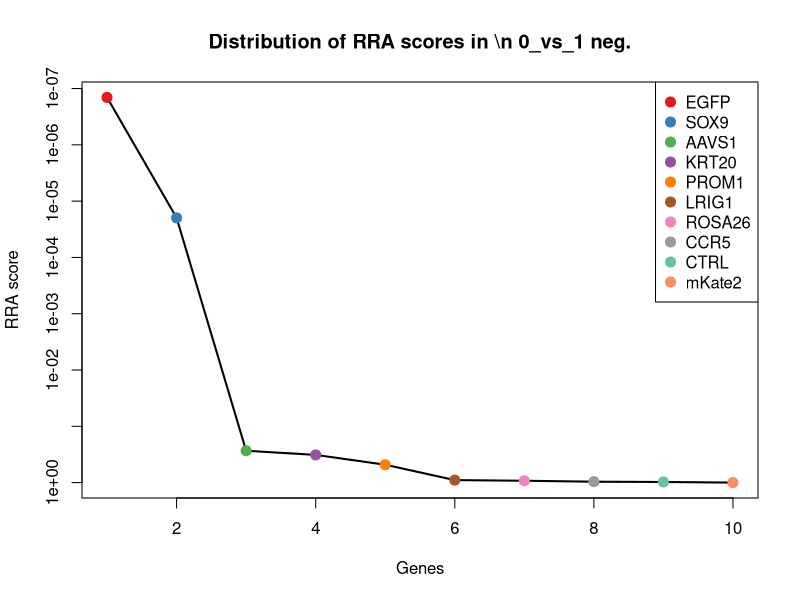
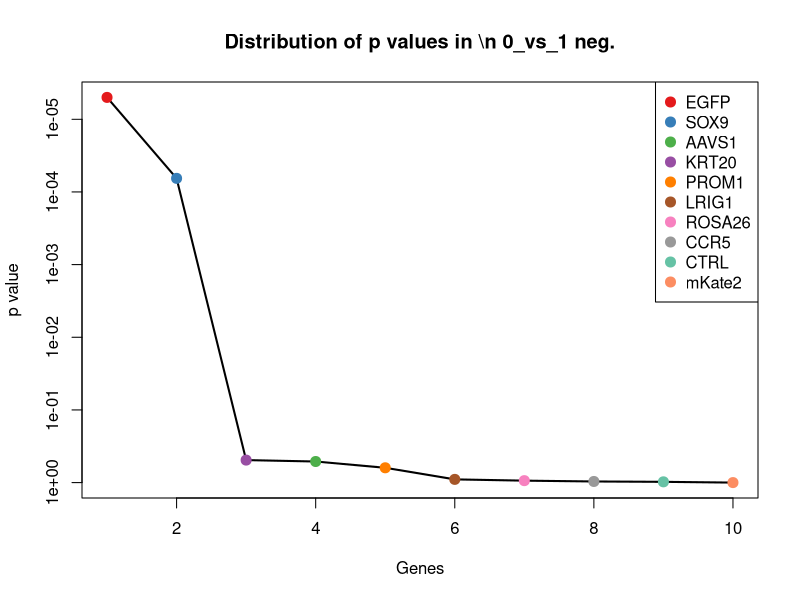
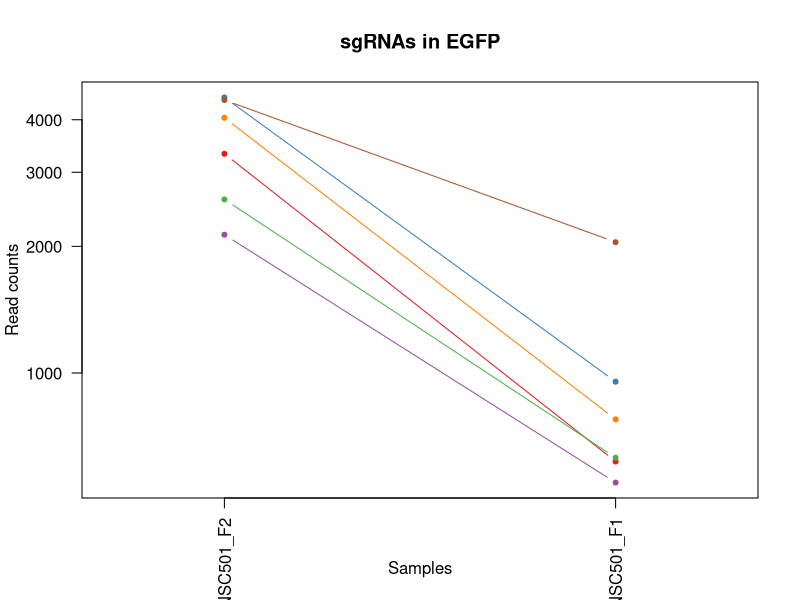
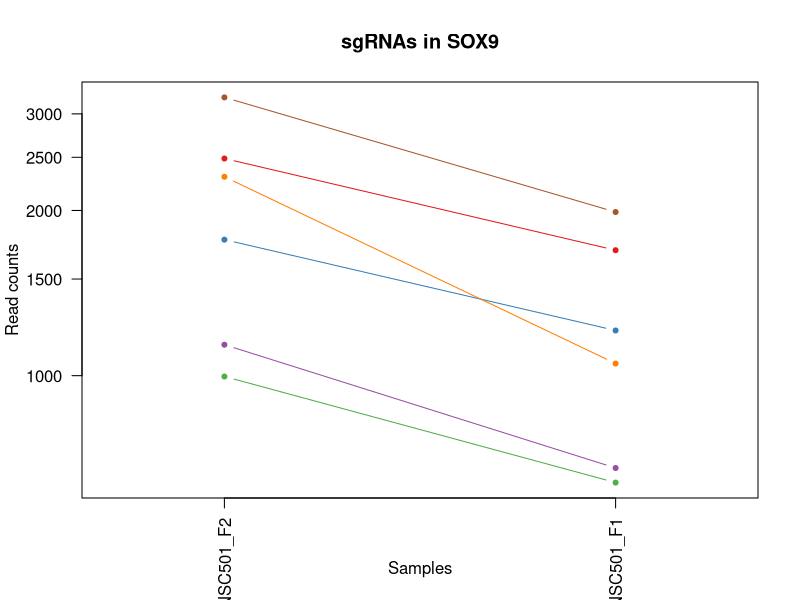
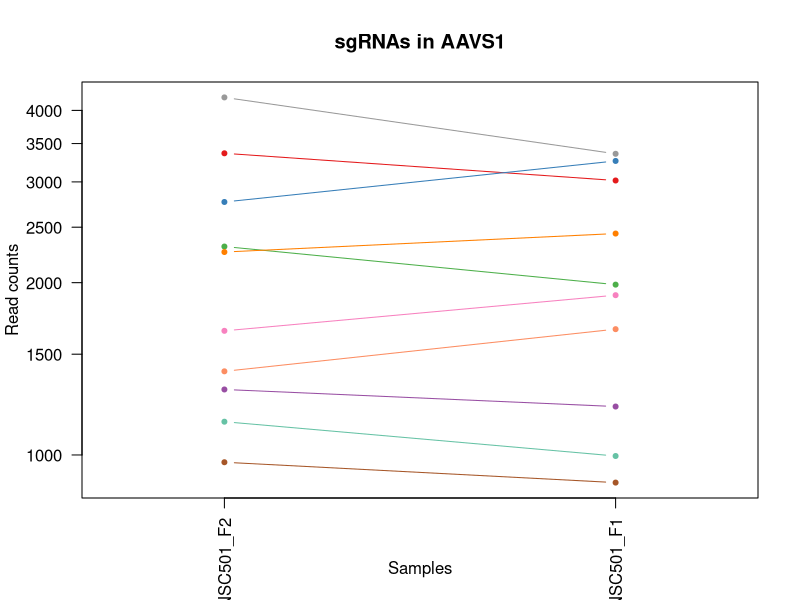
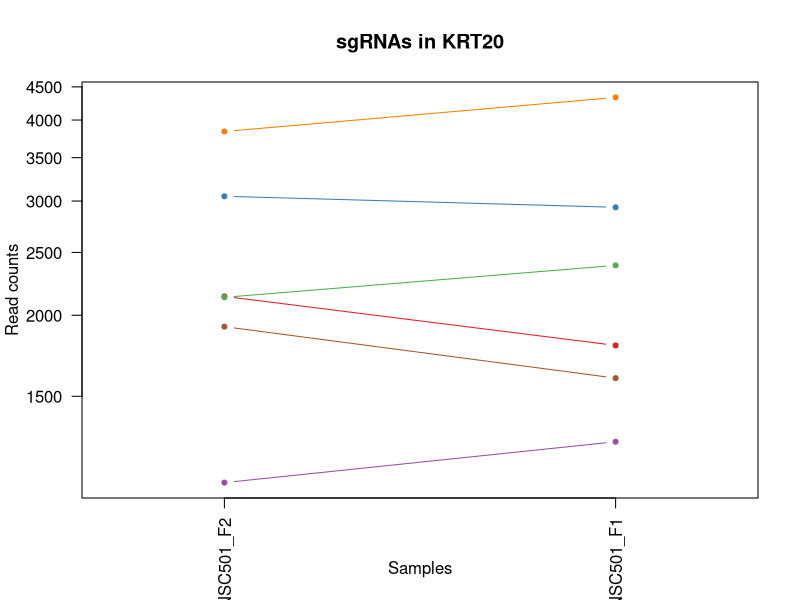
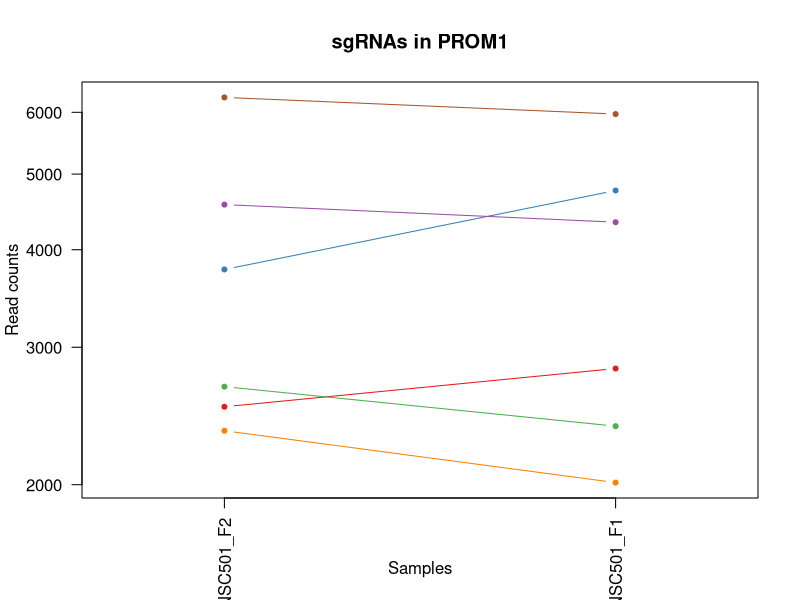
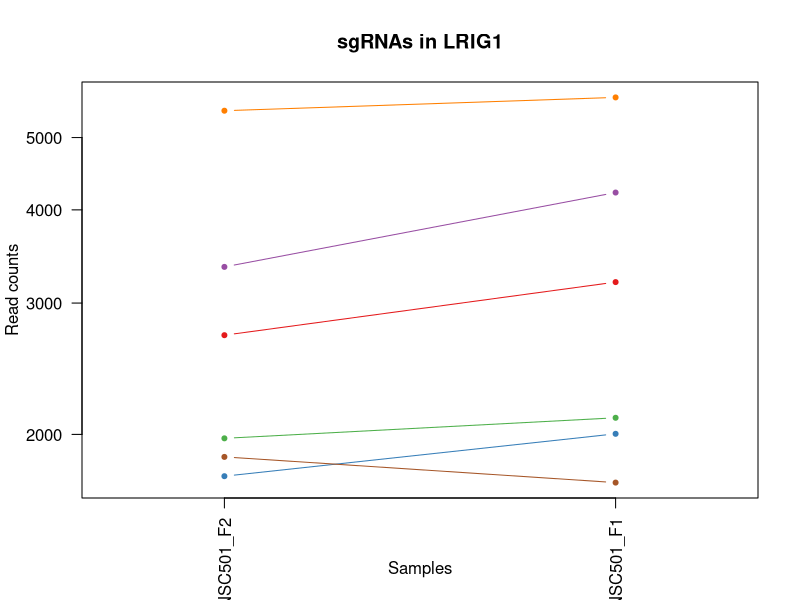

R code for these plots, in order: (Note: this script raises an error after producing the figures.)
pdf(file='S1A_c1_t0.pdf',width=4.5,height=4.5);
gstable=read.table('S1A_c1_t0.gene_summary.txt',header=T)
# 
#
# parameters
# Do not modify the variables beginning with "__"

# gstablename='__GENE_SUMMARY_FILE__'
startindex=3
# outputfile='__OUTPUT_FILE__'
targetgenelist=c("EGFP","SOX9","AAVS1","KRT20","PROM1","LRIG1","ROSA26","CCR5","CTRL","mKate2")
# samplelabel=sub('.\\w+.\\w+$','',colnames(gstable)[startindex]);
samplelabel='0_vs_1 neg.'


# You need to write some codes in front of this code:
# gstable=read.table(gstablename,header=T)
# pdf(file=outputfile,width=6,height=6)


# set up color using RColorBrewer
#library(RColorBrewer)
#colors <- brewer.pal(length(targetgenelist), "Set1")

colors=c( "#E41A1C", "#377EB8", "#4DAF4A", "#984EA3", "#FF7F00",  "#A65628", "#F781BF",
          "#999999", "#66C2A5", "#FC8D62", "#8DA0CB", "#E78AC3", "#A6D854", "#FFD92F", "#E5C494", "#B3B3B3", 
          "#8DD3C7", "#FFFFB3", "#BEBADA", "#FB8072", "#80B1D3", "#FDB462", "#B3DE69", "#FCCDE5",
          "#D9D9D9", "#BC80BD", "#CCEBC5", "#FFED6F")

######
# function definition

plotrankedvalues<-function(val, tglist, ...){
  
  plot(val,log='y',ylim=c(max(val),min(val)),type='l',lwd=2, ...)
  if(length(tglist)>0){
    for(i in 1:length(tglist)){
      targetgene=tglist[i];
      tx=which(names(val)==targetgene);ty=val[targetgene];
      points(tx,ty,col=colors[(i %% length(colors)) ],cex=2,pch=20)
      # text(tx+50,ty,targetgene,col=colors[i])
    }
    legend('topright',tglist,pch=20,pt.cex = 2,cex=1,col=colors)
  }
}



plotrandvalues<-function(val,targetgenelist, ...){
  # choose the one with the best distance distribution
  
  mindiffvalue=0;
  randval=val;
  for(i in 1:20){
    randval0=sample(val)
    vindex=sort(which(names(randval0) %in% targetgenelist))
    if(max(vindex)>0.9*length(val)){
      # print('pass...')
      next;
    }
    mindiffind=min(diff(vindex));
    if (mindiffind > mindiffvalue){
      mindiffvalue=mindiffind;
      randval=randval0;
      # print(paste('Diff: ',mindiffvalue))
    }
  }
  plot(randval,log='y',ylim=c(max(randval),min(randval)),pch=20,col='grey', ...)
  
  if(length(targetgenelist)>0){
    for(i in 1:length(targetgenelist)){
      targetgene=targetgenelist[i];
      tx=which(names(randval)==targetgene);ty=randval[targetgene];
      points(tx,ty,col=colors[(i %% length(colors)) ],cex=2,pch=20)
      text(tx+50,ty,targetgene,col=colors[i])
    }
  }
  
}




# set.seed(1235)



pvec=gstable[,startindex]
names(pvec)=gstable[,'id']
pvec=sort(pvec);

plotrankedvalues(pvec,targetgenelist,xlab='Genes',ylab='RRA score',main=paste('Distribution of RRA scores in \\n',samplelabel))

# plotrandvalues(pvec,targetgenelist,xlab='Genes',ylab='RRA score',main=paste('Distribution of RRA scores in \\n',samplelabel))


pvec=gstable[,startindex+1]
names(pvec)=gstable[,'id']
pvec=sort(pvec);

plotrankedvalues(pvec,targetgenelist,xlab='Genes',ylab='p value',main=paste('Distribution of p values in \\n',samplelabel))

# plotrandvalues(pvec,targetgenelist,xlab='Genes',ylab='p value',main=paste('Distribution of p values in \\n',samplelabel))



# you need to write after this code:
# dev.off()






# parameters
# Do not modify the variables beginning with "__"
targetmat=list(c(3318.8829832712713,615.0856059560696),c(4518.45160818549,952.679368892457),c(2584.9213007233743,627.8732484915388),c(2130.782509646863,547.9504826448562),c(4041.376514529357,774.9311376494348),c(4454.229960962549,2045.383423548302))
targetgene="EGFP"
collabel=c("S02_MNSC501_F2","S01_MNSC501_F1")

# set up color using RColorBrewer
#library(RColorBrewer)
#colors <- brewer.pal(length(targetgenelist), "Set1")

colors=c( "#E41A1C", "#377EB8", "#4DAF4A", "#984EA3", "#FF7F00",  "#A65628", "#F781BF",
          "#999999", "#66C2A5", "#FC8D62", "#8DA0CB", "#E78AC3", "#A6D854", "#FFD92F", "#E5C494", "#B3B3B3", 
          "#8DD3C7", "#FFFFB3", "#BEBADA", "#FB8072", "#80B1D3", "#FDB462", "#B3DE69", "#FCCDE5",
          "#D9D9D9", "#BC80BD", "#CCEBC5", "#FFED6F")


## code

targetmatvec=unlist(targetmat)+1
yrange=range(targetmatvec[targetmatvec>0]);
# yrange[1]=1; # set the minimum value to 1
for(i in 1:length(targetmat)){
  vali=targetmat[[i]]+1;
  if(i==1){
    plot(1:length(vali),vali,type='b',las=1,pch=20,main=paste('sgRNAs in',targetgene),ylab='Read counts',xlab='Samples',xlim=c(0.7,length(vali)+0.3),ylim = yrange,col=colors[(i %% length(colors))],xaxt='n',log='y')
    axis(1,at=1:length(vali),labels=(collabel),las=2)
    # lines(0:100,rep(1,101),col='black');
  }else{
    lines(1:length(vali),vali,type='b',pch=20,col=colors[(i %% length(colors))])
  }
}




# parameters
# Do not modify the variables beginning with "__"
targetmat=list(c(2486.2951996310007,1691.805107442578),c(1768.388928888839,1207.792837475068),c(995.4355319555851,637.4639803931407),c(1137.6406079492401,677.7450543798687),c(2302.8047789940265,1051.14421641557),c(3213.375991405011,1985.92088575837))
targetgene="SOX9"
collabel=c("S02_MNSC501_F2","S01_MNSC501_F1")

# set up color using RColorBrewer
#library(RColorBrewer)
#colors <- brewer.pal(length(targetgenelist), "Set1")

colors=c( "#E41A1C", "#377EB8", "#4DAF4A", "#984EA3", "#FF7F00",  "#A65628", "#F781BF",
          "#999999", "#66C2A5", "#FC8D62", "#8DA0CB", "#E78AC3", "#A6D854", "#FFD92F", "#E5C494", "#B3B3B3", 
          "#8DD3C7", "#FFFFB3", "#BEBADA", "#FB8072", "#80B1D3", "#FDB462", "#B3DE69", "#FCCDE5",
          "#D9D9D9", "#BC80BD", "#CCEBC5", "#FFED6F")


## code

targetmatvec=unlist(targetmat)+1
yrange=range(targetmatvec[targetmatvec>0]);
# yrange[1]=1; # set the minimum value to 1
for(i in 1:length(targetmat)){
  vali=targetmat[[i]]+1;
  if(i==1){
    plot(1:length(vali),vali,type='b',las=1,pch=20,main=paste('sgRNAs in',targetgene),ylab='Read counts',xlab='Samples',xlim=c(0.7,length(vali)+0.3),ylim = yrange,col=colors[(i %% length(colors))],xaxt='n',log='y')
    axis(1,at=1:length(vali),labels=(collabel),las=2)
    # lines(0:100,rep(1,101),col='black');
  }else{
    lines(1:length(vali),vali,type='b',pch=20,col=colors[(i %% length(colors))])
  }
}




# parameters
# Do not modify the variables beginning with "__"
targetmat=list(c(3364.7555884305148,3015.965491990416),c(2766.118091102386,3262.766992924972),c(2311.979300025875,1983.3633572512763),c(1300.4883562645548,1214.1866587428026),c(2261.5194343507073,2436.045903006887),c(970.2055991180011,893.8562132292985),c(1646.8265252168435,1900.8830628974997),c(4213.398783876521,3358.0349298142173),c(1142.2278684651644,994.8785892595055),c(1399.1144573569284,1657.9178547235845))
targetgene="AAVS1"
collabel=c("S02_MNSC501_F2","S01_MNSC501_F1")

# set up color using RColorBrewer
#library(RColorBrewer)
#colors <- brewer.pal(length(targetgenelist), "Set1")

colors=c( "#E41A1C", "#377EB8", "#4DAF4A", "#984EA3", "#FF7F00",  "#A65628", "#F781BF",
          "#999999", "#66C2A5", "#FC8D62", "#8DA0CB", "#E78AC3", "#A6D854", "#FFD92F", "#E5C494", "#B3B3B3", 
          "#8DD3C7", "#FFFFB3", "#BEBADA", "#FB8072", "#80B1D3", "#FDB462", "#B3DE69", "#FCCDE5",
          "#D9D9D9", "#BC80BD", "#CCEBC5", "#FFED6F")


## code

targetmatvec=unlist(targetmat)+1
yrange=range(targetmatvec[targetmatvec>0]);
# yrange[1]=1; # set the minimum value to 1
for(i in 1:length(targetmat)){
  vali=targetmat[[i]]+1;
  if(i==1){
    plot(1:length(vali),vali,type='b',las=1,pch=20,main=paste('sgRNAs in',targetgene),ylab='Read counts',xlab='Samples',xlim=c(0.7,length(vali)+0.3),ylim = yrange,col=colors[(i %% length(colors))],xaxt='n',log='y')
    axis(1,at=1:length(vali),labels=(collabel),las=2)
    # lines(0:100,rep(1,101),col='black');
  }else{
    lines(1:length(vali),vali,type='b',pch=20,col=colors[(i %% length(colors))])
  }
}




# parameters
# Do not modify the variables beginning with "__"
targetmat=list(c(2137.6634004207494,1796.0243941066522),c(3050.5282430896964,2933.4851976366394),c(2130.782509646863,2386.81347924533),c(1103.2361540798074,1275.5673429130547),c(3839.5370518286854,4333.732055270519),c(1919.7685259143427,1599.0946990604261))
targetgene="KRT20"
collabel=c("S02_MNSC501_F2","S01_MNSC501_F1")

# set up color using RColorBrewer
#library(RColorBrewer)
#colors <- brewer.pal(length(targetgenelist), "Set1")

colors=c( "#E41A1C", "#377EB8", "#4DAF4A", "#984EA3", "#FF7F00",  "#A65628", "#F781BF",
          "#999999", "#66C2A5", "#FC8D62", "#8DA0CB", "#E78AC3", "#A6D854", "#FFD92F", "#E5C494", "#B3B3B3", 
          "#8DD3C7", "#FFFFB3", "#BEBADA", "#FB8072", "#80B1D3", "#FDB462", "#B3DE69", "#FCCDE5",
          "#D9D9D9", "#BC80BD", "#CCEBC5", "#FFED6F")


## code

targetmatvec=unlist(targetmat)+1
yrange=range(targetmatvec[targetmatvec>0]);
# yrange[1]=1; # set the minimum value to 1
for(i in 1:length(targetmat)){
  vali=targetmat[[i]]+1;
  if(i==1){
    plot(1:length(vali),vali,type='b',las=1,pch=20,main=paste('sgRNAs in',targetgene),ylab='Read counts',xlab='Samples',xlim=c(0.7,length(vali)+0.3),ylim = yrange,col=colors[(i %% length(colors))],xaxt='n',log='y')
    axis(1,at=1:length(vali),labels=(collabel),las=2)
    # lines(0:100,rep(1,101),col='black');
  }else{
    lines(1:length(vali),vali,type='b',pch=20,col=colors[(i %% length(colors))])
  }
}




# parameters
# Do not modify the variables beginning with "__"
targetmat=list(c(2516.112392984509,2816.478268437096),c(3773.0217743477824,4762.757462335511),c(2669.785620267975,2375.9439830901815),c(4568.911473860658,4337.56834803116),c(2344.0901236373456,2011.4961708293085),c(6268.491495010631,5967.992771303486))
targetgene="PROM1"
collabel=c("S02_MNSC501_F2","S01_MNSC501_F1")

# set up color using RColorBrewer
#library(RColorBrewer)
#colors <- brewer.pal(length(targetgenelist), "Set1")

colors=c( "#E41A1C", "#377EB8", "#4DAF4A", "#984EA3", "#FF7F00",  "#A65628", "#F781BF",
          "#999999", "#66C2A5", "#FC8D62", "#8DA0CB", "#E78AC3", "#A6D854", "#FFD92F", "#E5C494", "#B3B3B3", 
          "#8DD3C7", "#FFFFB3", "#BEBADA", "#FB8072", "#80B1D3", "#FDB462", "#B3DE69", "#FCCDE5",
          "#D9D9D9", "#BC80BD", "#CCEBC5", "#FFED6F")


## code

targetmatvec=unlist(targetmat)+1
yrange=range(targetmatvec[targetmatvec>0]);
# yrange[1]=1; # set the minimum value to 1
for(i in 1:length(targetmat)){
  vali=targetmat[[i]]+1;
  if(i==1){
    plot(1:length(vali),vali,type='b',las=1,pch=20,main=paste('sgRNAs in',targetgene),ylab='Read counts',xlab='Samples',xlim=c(0.7,length(vali)+0.3),ylim = yrange,col=colors[(i %% length(colors))],xaxt='n',log='y')
    axis(1,at=1:length(vali),labels=(collabel),las=2)
    # lines(0:100,rep(1,101),col='black');
  }else{
    lines(1:length(vali),vali,type='b',pch=20,col=colors[(i %% length(colors))])
  }
}




# parameters
# Do not modify the variables beginning with "__"
targetmat=list(c(2715.6582254272184,3199.468162374399),c(1756.920777599028,2002.54482105448),c(1974.815652105435,2104.2065792114604),c(3353.287437140704,4218.643272451296),c(5431.316450854437,5659.171204071904),c(1864.7213997232504,1722.495449527704))
targetgene="LRIG1"
collabel=c("S02_MNSC501_F2","S01_MNSC501_F1")

# set up color using RColorBrewer
#library(RColorBrewer)
#colors <- brewer.pal(length(targetgenelist), "Set1")

colors=c( "#E41A1C", "#377EB8", "#4DAF4A", "#984EA3", "#FF7F00",  "#A65628", "#F781BF",
          "#999999", "#66C2A5", "#FC8D62", "#8DA0CB", "#E78AC3", "#A6D854", "#FFD92F", "#E5C494", "#B3B3B3", 
          "#8DD3C7", "#FFFFB3", "#BEBADA", "#FB8072", "#80B1D3", "#FDB462", "#B3DE69", "#FCCDE5",
          "#D9D9D9", "#BC80BD", "#CCEBC5", "#FFED6F")


## code

targetmatvec=unlist(targetmat)+1
yrange=range(targetmatvec[targetmatvec>0]);
# yrange[1]=1; # set the minimum value to 1
for(i in 1:length(targetmat)){
  vali=targetmat[[i]]+1;
  if(i==1){
    plot(1:length(vali),vali,type='b',las=1,pch=20,main=paste('sgRNAs in',targetgene),ylab='Read counts',xlab='Samples',xlim=c(0.7,length(vali)+0.3),ylim = yrange,col=colors[(i %% length(colors))],xaxt='n',log='y')
    axis(1,at=1:length(vali),labels=(collabel),las=2)
    # lines(0:100,rep(1,101),col='black');
  }else{
    lines(1:length(vali),vali,type='b',pch=20,col=colors[(i %% length(colors))])
  }
}




# parameters
# Do not modify the variables beginning with "__"
targetmat=list(c(8250.188037889953,8881.017740883373),c(3484.024361844548,4192.4286052535845),c(4059.7255565930545,3610.5908698897347),c(2763.8244608444243,3086.93690806227),c(2467.946157567303,2369.5501618224466),c(3511.547924940094,4148.950620632989),c(3133.0989323763347,3345.2472872787484),c(2295.92388822014,2539.6258075441874),c(949.5629267963416,1003.8299390343338),c(2309.6856697679127,2877.219570480575))
targetgene="ROSA26"
collabel=c("S02_MNSC501_F2","S01_MNSC501_F1")

# set up color using RColorBrewer
#library(RColorBrewer)
#colors <- brewer.pal(length(targetgenelist), "Set1")

colors=c( "#E41A1C", "#377EB8", "#4DAF4A", "#984EA3", "#FF7F00",  "#A65628", "#F781BF",
          "#999999", "#66C2A5", "#FC8D62", "#8DA0CB", "#E78AC3", "#A6D854", "#FFD92F", "#E5C494", "#B3B3B3", 
          "#8DD3C7", "#FFFFB3", "#BEBADA", "#FB8072", "#80B1D3", "#FDB462", "#B3DE69", "#FCCDE5",
          "#D9D9D9", "#BC80BD", "#CCEBC5", "#FFED6F")


## code

targetmatvec=unlist(targetmat)+1
yrange=range(targetmatvec[targetmatvec>0]);
# yrange[1]=1; # set the minimum value to 1
for(i in 1:length(targetmat)){
  vali=targetmat[[i]]+1;
  if(i==1){
    plot(1:length(vali),vali,type='b',las=1,pch=20,main=paste('sgRNAs in',targetgene),ylab='Read counts',xlab='Samples',xlim=c(0.7,length(vali)+0.3),ylim = yrange,col=colors[(i %% length(colors))],xaxt='n',log='y')
    axis(1,at=1:length(vali),labels=(collabel),las=2)
    # lines(0:100,rep(1,101),col='black');
  }else{
    lines(1:length(vali),vali,type='b',pch=20,col=colors[(i %% length(colors))])
  }
}




# parameters
# Do not modify the variables beginning with "__"
targetmat=list(c(1646.8265252168435,1927.7371122219852),c(3286.7721596598008,3512.126022366622),c(1651.413785732768,1792.1881013460113),c(1204.1558854301434,1241.0407080672878),c(1873.8959207550993,2536.42889691032),c(2286.749367188291,2081.828204774389),c(3566.595051131186,4317.108119974409),c(2128.488879388901,2583.1037921647826),c(1536.732272834659,1753.8251737396038),c(2160.5997030003714,2427.0945532320584))
targetgene="CCR5"
collabel=c("S02_MNSC501_F2","S01_MNSC501_F1")

# set up color using RColorBrewer
#library(RColorBrewer)
#colors <- brewer.pal(length(targetgenelist), "Set1")

colors=c( "#E41A1C", "#377EB8", "#4DAF4A", "#984EA3", "#FF7F00",  "#A65628", "#F781BF",
          "#999999", "#66C2A5", "#FC8D62", "#8DA0CB", "#E78AC3", "#A6D854", "#FFD92F", "#E5C494", "#B3B3B3", 
          "#8DD3C7", "#FFFFB3", "#BEBADA", "#FB8072", "#80B1D3", "#FDB462", "#B3DE69", "#FCCDE5",
          "#D9D9D9", "#BC80BD", "#CCEBC5", "#FFED6F")


## code

targetmatvec=unlist(targetmat)+1
yrange=range(targetmatvec[targetmatvec>0]);
# yrange[1]=1; # set the minimum value to 1
for(i in 1:length(targetmat)){
  vali=targetmat[[i]]+1;
  if(i==1){
    plot(1:length(vali),vali,type='b',las=1,pch=20,main=paste('sgRNAs in',targetgene),ylab='Read counts',xlab='Samples',xlim=c(0.7,length(vali)+0.3),ylim = yrange,col=colors[(i %% length(colors))],xaxt='n',log='y')
    axis(1,at=1:length(vali),labels=(collabel),las=2)
    # lines(0:100,rep(1,101),col='black');
  }else{
    lines(1:length(vali),vali,type='b',pch=20,col=colors[(i %% length(colors))])
  }
}




# parameters
# Do not modify the variables beginning with "__"
targetmat=list(c(2259.225804092745,2844.6110820151284),c(2227.1149804812744,2590.136995559291),c(6977.223244720944,9404.671702710839),c(1160.5769105288618,1553.6985680595103),c(2458.7716365354545,3217.370861924056),c(5002.407592615509,4751.887966180363),c(2933.553099933625,3438.5970777876737),c(2633.08753614058,3251.897496769823),c(2378.494577506778,3181.565462824742),c(4027.614732981584,5163.010673695698))
targetgene="CTRL"
collabel=c("S02_MNSC501_F2","S01_MNSC501_F1")

# set up color using RColorBrewer
#library(RColorBrewer)
#colors <- brewer.pal(length(targetgenelist), "Set1")

colors=c( "#E41A1C", "#377EB8", "#4DAF4A", "#984EA3", "#FF7F00",  "#A65628", "#F781BF",
          "#999999", "#66C2A5", "#FC8D62", "#8DA0CB", "#E78AC3", "#A6D854", "#FFD92F", "#E5C494", "#B3B3B3", 
          "#8DD3C7", "#FFFFB3", "#BEBADA", "#FB8072", "#80B1D3", "#FDB462", "#B3DE69", "#FCCDE5",
          "#D9D9D9", "#BC80BD", "#CCEBC5", "#FFED6F")


## code

targetmatvec=unlist(targetmat)+1
yrange=range(targetmatvec[targetmatvec>0]);
# yrange[1]=1; # set the minimum value to 1
for(i in 1:length(targetmat)){
  vali=targetmat[[i]]+1;
  if(i==1){
    plot(1:length(vali),vali,type='b',las=1,pch=20,main=paste('sgRNAs in',targetgene),ylab='Read counts',xlab='Samples',xlim=c(0.7,length(vali)+0.3),ylim = yrange,col=colors[(i %% length(colors))],xaxt='n',log='y')
    axis(1,at=1:length(vali),labels=(collabel),las=2)
    # lines(0:100,rep(1,101),col='black');
  }else{
    lines(1:length(vali),vali,type='b',pch=20,col=colors[(i %% length(colors))])
  }
}




# parameters
# Do not modify the variables beginning with "__"
targetmat=list(c(1442.6934322582097,2116.9942217469297),c(1587.192138509827,2732.079827702999),c(1518.3832307709615,2656.6327367437307),c(1594.0730292837136,2000.6266746741596),c(1178.9259525925593,1540.2715433972678),c(2183.5360055799933,4169.410848689739))
targetgene="mKate2"
collabel=c("S02_MNSC501_F2","S01_MNSC501_F1")

# set up color using RColorBrewer
#library(RColorBrewer)
#colors <- brewer.pal(length(targetgenelist), "Set1")

colors=c( "#E41A1C", "#377EB8", "#4DAF4A", "#984EA3", "#FF7F00",  "#A65628", "#F781BF",
          "#999999", "#66C2A5", "#FC8D62", "#8DA0CB", "#E78AC3", "#A6D854", "#FFD92F", "#E5C494", "#B3B3B3", 
          "#8DD3C7", "#FFFFB3", "#BEBADA", "#FB8072", "#80B1D3", "#FDB462", "#B3DE69", "#FCCDE5",
          "#D9D9D9", "#BC80BD", "#CCEBC5", "#FFED6F")


## code

targetmatvec=unlist(targetmat)+1
yrange=range(targetmatvec[targetmatvec>0]);
# yrange[1]=1; # set the minimum value to 1
for(i in 1:length(targetmat)){
  vali=targetmat[[i]]+1;
  if(i==1){
    plot(1:length(vali),vali,type='b',las=1,pch=20,main=paste('sgRNAs in',targetgene),ylab='Read counts',xlab='Samples',xlim=c(0.7,length(vali)+0.3),ylim = yrange,col=colors[(i %% length(colors))],xaxt='n',log='y')
    axis(1,at=1:length(vali),labels=(collabel),las=2)
    # lines(0:100,rep(1,101),col='black');
  }else{
    lines(1:length(vali),vali,type='b',pch=20,col=colors[(i %% length(colors))])
  }
}



# 
#
# parameters
# Do not modify the variables beginning with "__"

# gstablename='__GENE_SUMMARY_FILE__'
startindex=9
# outputfile='__OUTPUT_FILE__'
targetgenelist=c("mKate2","CTRL","CCR5","ROSA26","PROM1","LRIG1","KRT20","AAVS1","SOX9","EGFP")
# samplelabel=sub('.\\w+.\\w+$','',colnames(gstable)[startindex]);
samplelabel='0_vs_1 pos.'


# You need to write some codes in front of this code:
# gstable=read.table(gstablename,header=T)
# pdf(file=outputfile,width=6,height=6)


# set up color using RColorBrewer
#library(RColorBrewer)
#colors <- brewer.pal(length(targetgenelist), "Set1")

colors=c( "#E41A1C", "#377EB8", "#4DAF4A", "#984EA3", "#FF7F00",  "#A65628", "#F781BF",
          "#999999", "#66C2A5", "#FC8D62", "#8DA0CB", "#E78AC3", "#A6D854", "#FFD92F", "#E5C494", "#B3B3B3", 
          "#8DD3C7", "#FFFFB3", "#BEBADA", "#FB8072", "#80B1D3", "#FDB462", "#B3DE69", "#FCCDE5",
          "#D9D9D9", "#BC80BD", "#CCEBC5", "#FFED6F")

######
# function definition

plotrankedvalues<-function(val, tglist, ...){
  
  plot(val,log='y',ylim=c(max(val),min(val)),type='l',lwd=2, ...)
  if(length(tglist)>0){
    for(i in 1:length(tglist)){
      targetgene=tglist[i];
      tx=which(names(val)==targetgene);ty=val[targetgene];
      points(tx,ty,col=colors[(i %% length(colors)) ],cex=2,pch=20)
      # text(tx+50,ty,targetgene,col=colors[i])
    }
    legend('topright',tglist,pch=20,pt.cex = 2,cex=1,col=colors)
  }
}



plotrandvalues<-function(val,targetgenelist, ...){
  # choose the one with the best distance distribution
  
  mindiffvalue=0;
  randval=val;
  for(i in 1:20){
    randval0=sample(val)
    vindex=sort(which(names(randval0) %in% targetgenelist))
    if(max(vindex)>0.9*length(val)){
      # print('pass...')
      next;
    }
    mindiffind=min(diff(vindex));
    if (mindiffind > mindiffvalue){
      mindiffvalue=mindiffind;
      randval=randval0;
      # print(paste('Diff: ',mindiffvalue))
    }
  }
  plot(randval,log='y',ylim=c(max(randval),min(randval)),pch=20,col='grey', ...)
  
  if(length(targetgenelist)>0){
    for(i in 1:length(targetgenelist)){
      targetgene=targetgenelist[i];
      tx=which(names(randval)==targetgene);ty=randval[targetgene];
      points(tx,ty,col=colors[(i %% length(colors)) ],cex=2,pch=20)
      text(tx+50,ty,targetgene,col=colors[i])
    }
  }
  
}




# set.seed(1235)



pvec=gstable[,startindex]
names(pvec)=gstable[,'id']
pvec=sort(pvec);

plotrankedvalues(pvec,targetgenelist,xlab='Genes',ylab='RRA score',main=paste('Distribution of RRA scores in \\n',samplelabel))

# plotrandvalues(pvec,targetgenelist,xlab='Genes',ylab='RRA score',main=paste('Distribution of RRA scores in \\n',samplelabel))


pvec=gstable[,startindex+1]
names(pvec)=gstable[,'id']
pvec=sort(pvec);

plotrankedvalues(pvec,targetgenelist,xlab='Genes',ylab='p value',main=paste('Distribution of p values in \\n',samplelabel))

# plotrandvalues(pvec,targetgenelist,xlab='Genes',ylab='p value',main=paste('Distribution of p values in \\n',samplelabel))



# you need to write after this code:
# dev.off()






# parameters
# Do not modify the variables beginning with "__"
targetmat=list(c(1442.6934322582097,2116.9942217469297),c(1587.192138509827,2732.079827702999),c(1518.3832307709615,2656.6327367437307),c(1594.0730292837136,2000.6266746741596),c(1178.9259525925593,1540.2715433972678),c(2183.5360055799933,4169.410848689739))
targetgene="mKate2"
collabel=c("S02_MNSC501_F2","S01_MNSC501_F1")

# set up color using RColorBrewer
#library(RColorBrewer)
#colors <- brewer.pal(length(targetgenelist), "Set1")

colors=c( "#E41A1C", "#377EB8", "#4DAF4A", "#984EA3", "#FF7F00",  "#A65628", "#F781BF",
          "#999999", "#66C2A5", "#FC8D62", "#8DA0CB", "#E78AC3", "#A6D854", "#FFD92F", "#E5C494", "#B3B3B3", 
          "#8DD3C7", "#FFFFB3", "#BEBADA", "#FB8072", "#80B1D3", "#FDB462", "#B3DE69", "#FCCDE5",
          "#D9D9D9", "#BC80BD", "#CCEBC5", "#FFED6F")


## code

targetmatvec=unlist(targetmat)+1
yrange=range(targetmatvec[targetmatvec>0]);
# yrange[1]=1; # set the minimum value to 1
for(i in 1:length(targetmat)){
  vali=targetmat[[i]]+1;
  if(i==1){
    plot(1:length(vali),vali,type='b',las=1,pch=20,main=paste('sgRNAs in',targetgene),ylab='Read counts',xlab='Samples',xlim=c(0.7,length(vali)+0.3),ylim = yrange,col=colors[(i %% length(colors))],xaxt='n',log='y')
    axis(1,at=1:length(vali),labels=(collabel),las=2)
    # lines(0:100,rep(1,101),col='black');
  }else{
    lines(1:length(vali),vali,type='b',pch=20,col=colors[(i %% length(colors))])
  }
}




# parameters
# Do not modify the variables beginning with "__"
targetmat=list(c(2259.225804092745,2844.6110820151284),c(2227.1149804812744,2590.136995559291),c(6977.223244720944,9404.671702710839),c(1160.5769105288618,1553.6985680595103),c(2458.7716365354545,3217.370861924056),c(5002.407592615509,4751.887966180363),c(2933.553099933625,3438.5970777876737),c(2633.08753614058,3251.897496769823),c(2378.494577506778,3181.565462824742),c(4027.614732981584,5163.010673695698))
targetgene="CTRL"
collabel=c("S02_MNSC501_F2","S01_MNSC501_F1")

# set up color using RColorBrewer
#library(RColorBrewer)
#colors <- brewer.pal(length(targetgenelist), "Set1")

colors=c( "#E41A1C", "#377EB8", "#4DAF4A", "#984EA3", "#FF7F00",  "#A65628", "#F781BF",
          "#999999", "#66C2A5", "#FC8D62", "#8DA0CB", "#E78AC3", "#A6D854", "#FFD92F", "#E5C494", "#B3B3B3", 
          "#8DD3C7", "#FFFFB3", "#BEBADA", "#FB8072", "#80B1D3", "#FDB462", "#B3DE69", "#FCCDE5",
          "#D9D9D9", "#BC80BD", "#CCEBC5", "#FFED6F")


## code

targetmatvec=unlist(targetmat)+1
yrange=range(targetmatvec[targetmatvec>0]);
# yrange[1]=1; # set the minimum value to 1
for(i in 1:length(targetmat)){
  vali=targetmat[[i]]+1;
  if(i==1){
    plot(1:length(vali),vali,type='b',las=1,pch=20,main=paste('sgRNAs in',targetgene),ylab='Read counts',xlab='Samples',xlim=c(0.7,length(vali)+0.3),ylim = yrange,col=colors[(i %% length(colors))],xaxt='n',log='y')
    axis(1,at=1:length(vali),labels=(collabel),las=2)
    # lines(0:100,rep(1,101),col='black');
  }else{
    lines(1:length(vali),vali,type='b',pch=20,col=colors[(i %% length(colors))])
  }
}




# parameters
# Do not modify the variables beginning with "__"
targetmat=list(c(1646.8265252168435,1927.7371122219852),c(3286.7721596598008,3512.126022366622),c(1651.413785732768,1792.1881013460113),c(1204.1558854301434,1241.0407080672878),c(1873.8959207550993,2536.42889691032),c(2286.749367188291,2081.828204774389),c(3566.595051131186,4317.108119974409),c(2128.488879388901,2583.1037921647826),c(1536.732272834659,1753.8251737396038),c(2160.5997030003714,2427.0945532320584))
targetgene="CCR5"
collabel=c("S02_MNSC501_F2","S01_MNSC501_F1")

# set up color using RColorBrewer
#library(RColorBrewer)
#colors <- brewer.pal(length(targetgenelist), "Set1")

colors=c( "#E41A1C", "#377EB8", "#4DAF4A", "#984EA3", "#FF7F00",  "#A65628", "#F781BF",
          "#999999", "#66C2A5", "#FC8D62", "#8DA0CB", "#E78AC3", "#A6D854", "#FFD92F", "#E5C494", "#B3B3B3", 
          "#8DD3C7", "#FFFFB3", "#BEBADA", "#FB8072", "#80B1D3", "#FDB462", "#B3DE69", "#FCCDE5",
          "#D9D9D9", "#BC80BD", "#CCEBC5", "#FFED6F")


## code

targetmatvec=unlist(targetmat)+1
yrange=range(targetmatvec[targetmatvec>0]);
# yrange[1]=1; # set the minimum value to 1
for(i in 1:length(targetmat)){
  vali=targetmat[[i]]+1;
  if(i==1){
    plot(1:length(vali),vali,type='b',las=1,pch=20,main=paste('sgRNAs in',targetgene),ylab='Read counts',xlab='Samples',xlim=c(0.7,length(vali)+0.3),ylim = yrange,col=colors[(i %% length(colors))],xaxt='n',log='y')
    axis(1,at=1:length(vali),labels=(collabel),las=2)
    # lines(0:100,rep(1,101),col='black');
  }else{
    lines(1:length(vali),vali,type='b',pch=20,col=colors[(i %% length(colors))])
  }
}




# parameters
# Do not modify the variables beginning with "__"
targetmat=list(c(8250.188037889953,8881.017740883373),c(3484.024361844548,4192.4286052535845),c(4059.7255565930545,3610.5908698897347),c(2763.8244608444243,3086.93690806227),c(2467.946157567303,2369.5501618224466),c(3511.547924940094,4148.950620632989),c(3133.0989323763347,3345.2472872787484),c(2295.92388822014,2539.6258075441874),c(949.5629267963416,1003.8299390343338),c(2309.6856697679127,2877.219570480575))
targetgene="ROSA26"
collabel=c("S02_MNSC501_F2","S01_MNSC501_F1")

# set up color using RColorBrewer
#library(RColorBrewer)
#colors <- brewer.pal(length(targetgenelist), "Set1")

colors=c( "#E41A1C", "#377EB8", "#4DAF4A", "#984EA3", "#FF7F00",  "#A65628", "#F781BF",
          "#999999", "#66C2A5", "#FC8D62", "#8DA0CB", "#E78AC3", "#A6D854", "#FFD92F", "#E5C494", "#B3B3B3", 
          "#8DD3C7", "#FFFFB3", "#BEBADA", "#FB8072", "#80B1D3", "#FDB462", "#B3DE69", "#FCCDE5",
          "#D9D9D9", "#BC80BD", "#CCEBC5", "#FFED6F")


## code

targetmatvec=unlist(targetmat)+1
yrange=range(targetmatvec[targetmatvec>0]);
# yrange[1]=1; # set the minimum value to 1
for(i in 1:length(targetmat)){
  vali=targetmat[[i]]+1;
  if(i==1){
    plot(1:length(vali),vali,type='b',las=1,pch=20,main=paste('sgRNAs in',targetgene),ylab='Read counts',xlab='Samples',xlim=c(0.7,length(vali)+0.3),ylim = yrange,col=colors[(i %% length(colors))],xaxt='n',log='y')
    axis(1,at=1:length(vali),labels=(collabel),las=2)
    # lines(0:100,rep(1,101),col='black');
  }else{
    lines(1:length(vali),vali,type='b',pch=20,col=colors[(i %% length(colors))])
  }
}




# parameters
# Do not modify the variables beginning with "__"
targetmat=list(c(2516.112392984509,2816.478268437096),c(3773.0217743477824,4762.757462335511),c(2669.785620267975,2375.9439830901815),c(4568.911473860658,4337.56834803116),c(2344.0901236373456,2011.4961708293085),c(6268.491495010631,5967.992771303486))
targetgene="PROM1"
collabel=c("S02_MNSC501_F2","S01_MNSC501_F1")

# set up color using RColorBrewer
#library(RColorBrewer)
#colors <- brewer.pal(length(targetgenelist), "Set1")

colors=c( "#E41A1C", "#377EB8", "#4DAF4A", "#984EA3", "#FF7F00",  "#A65628", "#F781BF",
          "#999999", "#66C2A5", "#FC8D62", "#8DA0CB", "#E78AC3", "#A6D854", "#FFD92F", "#E5C494", "#B3B3B3", 
          "#8DD3C7", "#FFFFB3", "#BEBADA", "#FB8072", "#80B1D3", "#FDB462", "#B3DE69", "#FCCDE5",
          "#D9D9D9", "#BC80BD", "#CCEBC5", "#FFED6F")


## code

targetmatvec=unlist(targetmat)+1
yrange=range(targetmatvec[targetmatvec>0]);
# yrange[1]=1; # set the minimum value to 1
for(i in 1:length(targetmat)){
  vali=targetmat[[i]]+1;
  if(i==1){
    plot(1:length(vali),vali,type='b',las=1,pch=20,main=paste('sgRNAs in',targetgene),ylab='Read counts',xlab='Samples',xlim=c(0.7,length(vali)+0.3),ylim = yrange,col=colors[(i %% length(colors))],xaxt='n',log='y')
    axis(1,at=1:length(vali),labels=(collabel),las=2)
    # lines(0:100,rep(1,101),col='black');
  }else{
    lines(1:length(vali),vali,type='b',pch=20,col=colors[(i %% length(colors))])
  }
}




# parameters
# Do not modify the variables beginning with "__"
targetmat=list(c(2715.6582254272184,3199.468162374399),c(1756.920777599028,2002.54482105448),c(1974.815652105435,2104.2065792114604),c(3353.287437140704,4218.643272451296),c(5431.316450854437,5659.171204071904),c(1864.7213997232504,1722.495449527704))
targetgene="LRIG1"
collabel=c("S02_MNSC501_F2","S01_MNSC501_F1")

# set up color using RColorBrewer
#library(RColorBrewer)
#colors <- brewer.pal(length(targetgenelist), "Set1")

colors=c( "#E41A1C", "#377EB8", "#4DAF4A", "#984EA3", "#FF7F00",  "#A65628", "#F781BF",
          "#999999", "#66C2A5", "#FC8D62", "#8DA0CB", "#E78AC3", "#A6D854", "#FFD92F", "#E5C494", "#B3B3B3", 
          "#8DD3C7", "#FFFFB3", "#BEBADA", "#FB8072", "#80B1D3", "#FDB462", "#B3DE69", "#FCCDE5",
          "#D9D9D9", "#BC80BD", "#CCEBC5", "#FFED6F")


## code

targetmatvec=unlist(targetmat)+1
yrange=range(targetmatvec[targetmatvec>0]);
# yrange[1]=1; # set the minimum value to 1
for(i in 1:length(targetmat)){
  vali=targetmat[[i]]+1;
  if(i==1){
    plot(1:length(vali),vali,type='b',las=1,pch=20,main=paste('sgRNAs in',targetgene),ylab='Read counts',xlab='Samples',xlim=c(0.7,length(vali)+0.3),ylim = yrange,col=colors[(i %% length(colors))],xaxt='n',log='y')
    axis(1,at=1:length(vali),labels=(collabel),las=2)
    # lines(0:100,rep(1,101),col='black');
  }else{
    lines(1:length(vali),vali,type='b',pch=20,col=colors[(i %% length(colors))])
  }
}




# parameters
# Do not modify the variables beginning with "__"
targetmat=list(c(2137.6634004207494,1796.0243941066522),c(3050.5282430896964,2933.4851976366394),c(2130.782509646863,2386.81347924533),c(1103.2361540798074,1275.5673429130547),c(3839.5370518286854,4333.732055270519),c(1919.7685259143427,1599.0946990604261))
targetgene="KRT20"
collabel=c("S02_MNSC501_F2","S01_MNSC501_F1")

# set up color using RColorBrewer
#library(RColorBrewer)
#colors <- brewer.pal(length(targetgenelist), "Set1")

colors=c( "#E41A1C", "#377EB8", "#4DAF4A", "#984EA3", "#FF7F00",  "#A65628", "#F781BF",
          "#999999", "#66C2A5", "#FC8D62", "#8DA0CB", "#E78AC3", "#A6D854", "#FFD92F", "#E5C494", "#B3B3B3", 
          "#8DD3C7", "#FFFFB3", "#BEBADA", "#FB8072", "#80B1D3", "#FDB462", "#B3DE69", "#FCCDE5",
          "#D9D9D9", "#BC80BD", "#CCEBC5", "#FFED6F")


## code

targetmatvec=unlist(targetmat)+1
yrange=range(targetmatvec[targetmatvec>0]);
# yrange[1]=1; # set the minimum value to 1
for(i in 1:length(targetmat)){
  vali=targetmat[[i]]+1;
  if(i==1){
    plot(1:length(vali),vali,type='b',las=1,pch=20,main=paste('sgRNAs in',targetgene),ylab='Read counts',xlab='Samples',xlim=c(0.7,length(vali)+0.3),ylim = yrange,col=colors[(i %% length(colors))],xaxt='n',log='y')
    axis(1,at=1:length(vali),labels=(collabel),las=2)
    # lines(0:100,rep(1,101),col='black');
  }else{
    lines(1:length(vali),vali,type='b',pch=20,col=colors[(i %% length(colors))])
  }
}




# parameters
# Do not modify the variables beginning with "__"
targetmat=list(c(3364.7555884305148,3015.965491990416),c(2766.118091102386,3262.766992924972),c(2311.979300025875,1983.3633572512763),c(1300.4883562645548,1214.1866587428026),c(2261.5194343507073,2436.045903006887),c(970.2055991180011,893.8562132292985),c(1646.8265252168435,1900.8830628974997),c(4213.398783876521,3358.0349298142173),c(1142.2278684651644,994.8785892595055),c(1399.1144573569284,1657.9178547235845))
targetgene="AAVS1"
collabel=c("S02_MNSC501_F2","S01_MNSC501_F1")

# set up color using RColorBrewer
#library(RColorBrewer)
#colors <- brewer.pal(length(targetgenelist), "Set1")

colors=c( "#E41A1C", "#377EB8", "#4DAF4A", "#984EA3", "#FF7F00",  "#A65628", "#F781BF",
          "#999999", "#66C2A5", "#FC8D62", "#8DA0CB", "#E78AC3", "#A6D854", "#FFD92F", "#E5C494", "#B3B3B3", 
          "#8DD3C7", "#FFFFB3", "#BEBADA", "#FB8072", "#80B1D3", "#FDB462", "#B3DE69", "#FCCDE5",
          "#D9D9D9", "#BC80BD", "#CCEBC5", "#FFED6F")


## code

targetmatvec=unlist(targetmat)+1
yrange=range(targetmatvec[targetmatvec>0]);
# yrange[1]=1; # set the minimum value to 1
for(i in 1:length(targetmat)){
  vali=targetmat[[i]]+1;
  if(i==1){
    plot(1:length(vali),vali,type='b',las=1,pch=20,main=paste('sgRNAs in',targetgene),ylab='Read counts',xlab='Samples',xlim=c(0.7,length(vali)+0.3),ylim = yrange,col=colors[(i %% length(colors))],xaxt='n',log='y')
    axis(1,at=1:length(vali),labels=(collabel),las=2)
    # lines(0:100,rep(1,101),col='black');
  }else{
    lines(1:length(vali),vali,type='b',pch=20,col=colors[(i %% length(colors))])
  }
}




# parameters
# Do not modify the variables beginning with "__"
targetmat=list(c(2486.2951996310007,1691.805107442578),c(1768.388928888839,1207.792837475068),c(995.4355319555851,637.4639803931407),c(1137.6406079492401,677.7450543798687),c(2302.8047789940265,1051.14421641557),c(3213.375991405011,1985.92088575837))
targetgene="SOX9"
collabel=c("S02_MNSC501_F2","S01_MNSC501_F1")

# set up color using RColorBrewer
#library(RColorBrewer)
#colors <- brewer.pal(length(targetgenelist), "Set1")

colors=c( "#E41A1C", "#377EB8", "#4DAF4A", "#984EA3", "#FF7F00",  "#A65628", "#F781BF",
          "#999999", "#66C2A5", "#FC8D62", "#8DA0CB", "#E78AC3", "#A6D854", "#FFD92F", "#E5C494", "#B3B3B3", 
          "#8DD3C7", "#FFFFB3", "#BEBADA", "#FB8072", "#80B1D3", "#FDB462", "#B3DE69", "#FCCDE5",
          "#D9D9D9", "#BC80BD", "#CCEBC5", "#FFED6F")


## code

targetmatvec=unlist(targetmat)+1
yrange=range(targetmatvec[targetmatvec>0]);
# yrange[1]=1; # set the minimum value to 1
for(i in 1:length(targetmat)){
  vali=targetmat[[i]]+1;
  if(i==1){
    plot(1:length(vali),vali,type='b',las=1,pch=20,main=paste('sgRNAs in',targetgene),ylab='Read counts',xlab='Samples',xlim=c(0.7,length(vali)+0.3),ylim = yrange,col=colors[(i %% length(colors))],xaxt='n',log='y')
    axis(1,at=1:length(vali),labels=(collabel),las=2)
    # lines(0:100,rep(1,101),col='black');
  }else{
    lines(1:length(vali),vali,type='b',pch=20,col=colors[(i %% length(colors))])
  }
}




# parameters
# Do not modify the variables beginning with "__"
targetmat=list(c(3318.8829832712713,615.0856059560696),c(4518.45160818549,952.679368892457),c(2584.9213007233743,627.8732484915388),c(2130.782509646863,547.9504826448562),c(4041.376514529357,774.9311376494348),c(4454.229960962549,2045.383423548302))
targetgene="EGFP"
collabel=c("S02_MNSC501_F2","S01_MNSC501_F1")

# set up color using RColorBrewer
#library(RColorBrewer)
#colors <- brewer.pal(length(targetgenelist), "Set1")

colors=c( "#E41A1C", "#377EB8", "#4DAF4A", "#984EA3", "#FF7F00",  "#A65628", "#F781BF",
          "#999999", "#66C2A5", "#FC8D62", "#8DA0CB", "#E78AC3", "#A6D854", "#FFD92F", "#E5C494", "#B3B3B3", 
          "#8DD3C7", "#FFFFB3", "#BEBADA", "#FB8072", "#80B1D3", "#FDB462", "#B3DE69", "#FCCDE5",
          "#D9D9D9", "#BC80BD", "#CCEBC5", "#FFED6F")


## code

targetmatvec=unlist(targetmat)+1
yrange=range(targetmatvec[targetmatvec>0]);
# yrange[1]=1; # set the minimum value to 1
for(i in 1:length(targetmat)){
  vali=targetmat[[i]]+1;
  if(i==1){
    plot(1:length(vali),vali,type='b',las=1,pch=20,main=paste('sgRNAs in',targetgene),ylab='Read counts',xlab='Samples',xlim=c(0.7,length(vali)+0.3),ylim = yrange,col=colors[(i %% length(colors))],xaxt='n',log='y')
    axis(1,at=1:length(vali),labels=(collabel),las=2)
    # lines(0:100,rep(1,101),col='black');
  }else{
    lines(1:length(vali),vali,type='b',pch=20,col=colors[(i %% length(colors))])
  }
}



dev.off()
Sweave("S1A_c1_t0_summary.Rnw");
library(tools);

texi2dvi("S1A_c1_t0_summary.tex",pdf=TRUE);
